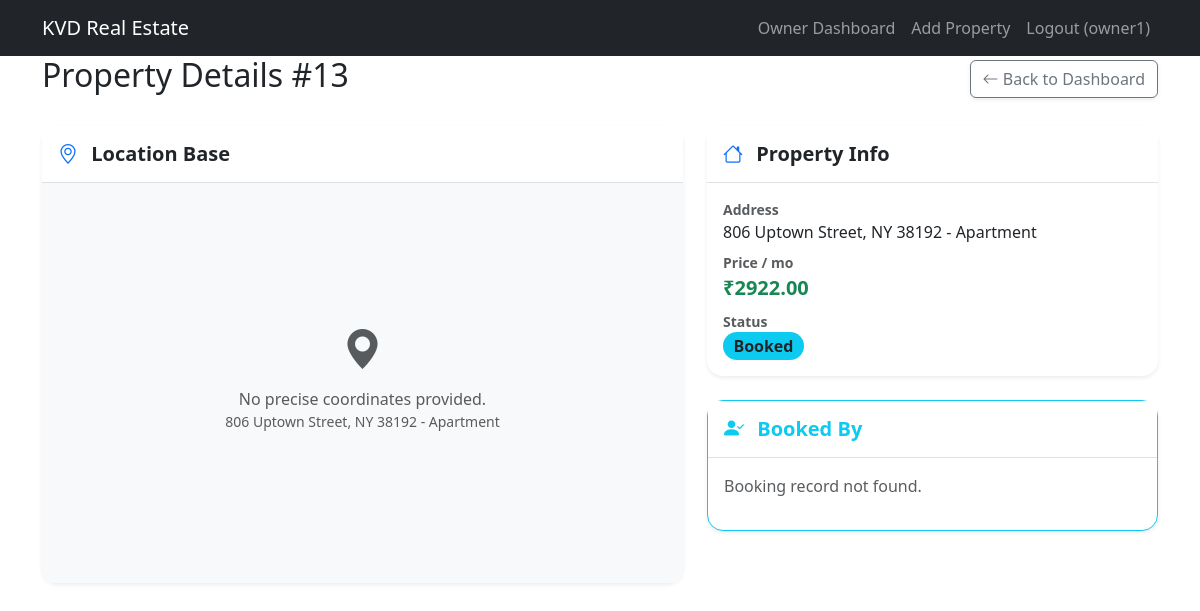
/property/13/owner-detail/ (signed in), run on an earlier commit of the app's database.
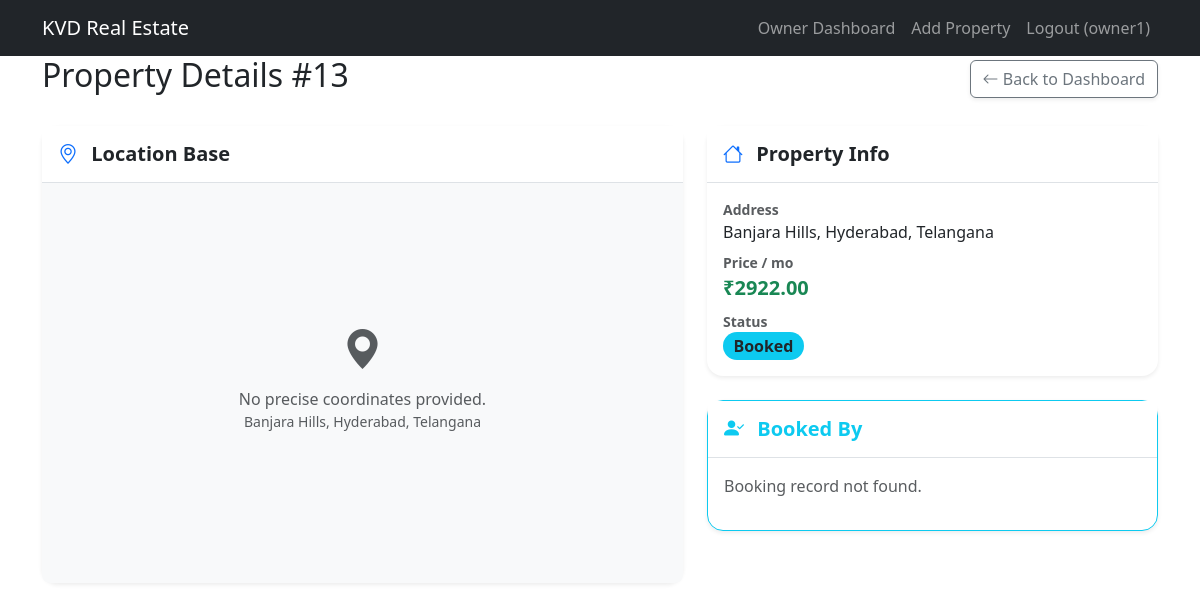
And on a later commit of the database.
### real_estate_app/models.py (models this page shows, shortened)
class Property(models.Model):
    STATUS_CHOICES = (
        ('Pending', 'Pending'),
        ('Live', 'Live'),
        ('Booked', 'Booked'),
        ('Rejected', 'Rejected'),
    )
    property_id = models.AutoField(primary_key=True)
    owner = models.ForeignKey(User, on_delete=models.CASCADE, related_name='properties')
    address = models.TextField()
    latitude = models.FloatField(blank=True, null=True)
    longitude = models.FloatField(blank=True, null=True)
    price = models.DecimalField(max_digits=10, decimal_places=2)
    photo = models.ImageField(upload_to='property_photos/', blank=True, null=True)
    status = models.CharField(max_length=10, choices=STATUS_CHOICES, default='Pending')

### real_estate_app/views.py (the view)
# urls.py: path('property/<int:property_id>/owner-detail/', views.owner_property_detail, name='owner_property_detail'),
@login_required
def owner_property_detail(request, property_id):
    if not request.user.is_owner:
        return redirect('dashboard')
    property_obj = get_object_or_404(Property, property_id=property_id, owner=request.user)
    return render(request, 'real_estate_app/owner_property_detail.html', {'property': property_obj})

### templates/real_estate_app/owner_property_detail.html (shortened to what the changed rows need)
{% extends 'base.html' %}
{% block extra_head %}
<link rel="stylesheet" href="https://unpkg.com/leaflet@1.9.4/dist/leaflet.css"/>
{% endblock %}
{% block content %}
<div class="d-flex justify-content-between align-items-center mb-4">
    <h2>Property Details #{{ property.property_id }}</h2>
    <a href="{% url 'dashboard' %}" class="btn btn-outline-secondary shadow-sm"><i class="bi bi-arrow-left"></i> Back to Dashboard</a>
</div>
<div class="row g-4 mb-5">
    <div class="col-md-7">
        <div class="card border-0 shadow-sm rounded-4 mb-4">
            <div class="card-body p-0">
                {% if property.latitude and property.longitude %}
                <div id="propertyMap"></div>
                {% else %}
                <div class="d-flex align-items-center justify-content-center bg-light text-muted" style="height: 400px; border-radius: 0 0 8px 8px;">
                    <div class="text-center">
                        <i class="bi bi-geo-alt-fill fs-1 d-block mb-2"></i>
                        <p class="mb-0">No precise coordinates provided.</p>
                        <p class="small">{{ property.address }}</p>
                    </div>
                </div>
                {% endif %}
            </div>
        </div>
    </div>
    <div class="col-md-5">
        <div class="card border-0 shadow-sm rounded-4 mb-4">
            <div class="card-body">
                <p class="mb-2"><span class="fw-bold text-muted small d-block">Address</span> {{ property.address }}</p>
                <p class="mb-2"><span class="fw-bold text-muted small d-block">Price / mo</span> <span class="text-success fw-bold fs-5">₹{{ property.price }}</span></p>
                <p class="mb-0"><span class="fw-bold text-muted small d-block">Status</span>
                    <span class="badge rounded-pill {% if property.status == 'Pending' %}bg-warning text-dark{% elif property.status == 'Live' %}bg-success{% elif property.status == 'Rejected' %}bg-danger{% elif property.status == 'Booked' %}bg-info text-dark{% else %}bg-secondary{% endif %} fs-6">
                        {{ property.status }}
                    </span>
                </p>
            </div>
        </div>
    </div>
</div>
{% endblock %}

What changed in the data, as far as the page shows it:
changed Property "Booked": address "806 Uptown Street, NY 38192 - Apartment" → "Banjara Hills, Hyderabad, Telangana"
